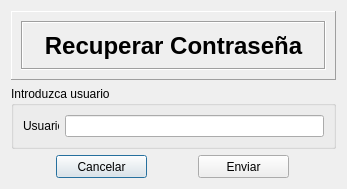
<?xml version="1.0" encoding="UTF-8"?>
<ui version="4.0">
 <class>DialogRecuperarPass</class>
 <widget class="QDialog" name="DialogRecuperarPass">
  <property name="geometry">
   <rect>
    <x>0</x>
    <y>0</y>
    <width>347</width>
    <height>189</height>
   </rect>
  </property>
  <property name="sizePolicy">
   <sizepolicy hsizetype="Preferred" vsizetype="Preferred">
    <horstretch>0</horstretch>
    <verstretch>0</verstretch>
   </sizepolicy>
  </property>
  <property name="minimumSize">
   <size>
    <width>0</width>
    <height>0</height>
   </size>
  </property>
  <property name="maximumSize">
   <size>
    <width>400</width>
    <height>283</height>
   </size>
  </property>
  <property name="windowTitle">
   <string>Dialog</string>
  </property>
  <layout class="QGridLayout" name="gridLayout_2">
   <item row="0" column="0">
    <widget class="QFrame" name="frame">
     <property name="sizePolicy">
      <sizepolicy hsizetype="Expanding" vsizetype="Fixed">
       <horstretch>27</horstretch>
       <verstretch>0</verstretch>
      </sizepolicy>
     </property>
     <property name="minimumSize">
      <size>
       <width>276</width>
       <height>69</height>
      </size>
     </property>
     <property name="styleSheet">
      <string notr="true"/>
     </property>
     <property name="frameShape">
      <enum>QFrame::Panel</enum>
     </property>
     <property name="frameShadow">
      <enum>QFrame::Raised</enum>
     </property>
     <layout class="QVBoxLayout" name="verticalLayout_2">
      <item>
       <widget class="QFrame" name="frame_2">
        <property name="styleSheet">
         <string notr="true"/>
        </property>
        <property name="frameShape">
         <enum>QFrame::Box</enum>
        </property>
        <property name="frameShadow">
         <enum>QFrame::Sunken</enum>
        </property>
        <layout class="QVBoxLayout" name="verticalLayout_3">
         <item>
          <widget class="QLabel" name="label_2">
           <property name="text">
            <string>&lt;!DOCTYPE HTML PUBLIC &quot;-//W3C//DTD HTML 4.0//EN&quot; &quot;http://www.w3.org/TR/REC-html40/strict.dtd&quot;&gt;
&lt;html&gt;&lt;head&gt;&lt;meta name=&quot;qrichtext&quot; content=&quot;1&quot; /&gt;&lt;style type=&quot;text/css&quot;&gt;
p, li { white-space: pre-wrap; }
&lt;/style&gt;&lt;/head&gt;&lt;body style=&quot; font-family:'MS Shell Dlg 2'; font-size:8.25pt; font-weight:400; font-style:normal;&quot;&gt;
&lt;p align=&quot;center&quot; style=&quot; margin-top:0px; margin-bottom:0px; margin-left:0px; margin-right:0px; -qt-block-indent:0; text-indent:0px;&quot;&gt;&lt;span style=&quot; font-size:18pt; font-weight:600;&quot;&gt;Recuperar Contraseña&lt;/span&gt;&lt;/p&gt;&lt;/body&gt;&lt;/html&gt;</string>
           </property>
          </widget>
         </item>
        </layout>
       </widget>
      </item>
     </layout>
    </widget>
   </item>
   <item row="1" column="0">
    <layout class="QVBoxLayout" name="verticalLayout">
     <item>
      <widget class="QGroupBox" name="groupBox">
       <property name="title">
        <string>Introduzca usuario</string>
       </property>
       <layout class="QGridLayout" name="gridLayout">
        <item row="0" column="0">
         <layout class="QHBoxLayout" name="horizontalLayout">
          <item>
           <widget class="QLabel" name="label">
            <property name="sizePolicy">
             <sizepolicy hsizetype="Fixed" vsizetype="Fixed">
              <horstretch>0</horstretch>
              <verstretch>0</verstretch>
             </sizepolicy>
            </property>
            <property name="minimumSize">
             <size>
              <width>36</width>
              <height>13</height>
             </size>
            </property>
            <property name="maximumSize">
             <size>
              <width>36</width>
              <height>13</height>
             </size>
            </property>
            <property name="text">
             <string>Usuario</string>
            </property>
           </widget>
          </item>
          <item>
           <widget class="QLineEdit" name="leUsuario">
            <property name="maxLength">
             <number>20</number>
            </property>
           </widget>
          </item>
         </layout>
        </item>
       </layout>
      </widget>
     </item>
     <item>
      <layout class="QHBoxLayout" name="horizontalLayout_2">
       <item>
        <widget class="QPushButton" name="pbCancelar">
         <property name="sizePolicy">
          <sizepolicy hsizetype="Fixed" vsizetype="Fixed">
           <horstretch>0</horstretch>
           <verstretch>0</verstretch>
          </sizepolicy>
         </property>
         <property name="minimumSize">
          <size>
           <width>91</width>
           <height>23</height>
          </size>
         </property>
         <property name="maximumSize">
          <size>
           <width>91</width>
           <height>23</height>
          </size>
         </property>
         <property name="text">
          <string>Cancelar</string>
         </property>
        </widget>
       </item>
       <item>
        <widget class="QPushButton" name="pbEnviar">
         <property name="sizePolicy">
          <sizepolicy hsizetype="Fixed" vsizetype="Fixed">
           <horstretch>91</horstretch>
           <verstretch>23</verstretch>
          </sizepolicy>
         </property>
         <property name="minimumSize">
          <size>
           <width>91</width>
           <height>23</height>
          </size>
         </property>
         <property name="text">
          <string>Enviar</string>
         </property>
        </widget>
       </item>
      </layout>
     </item>
    </layout>
   </item>
  </layout>
 </widget>
 <resources/>
 <connections/>
</ui>
